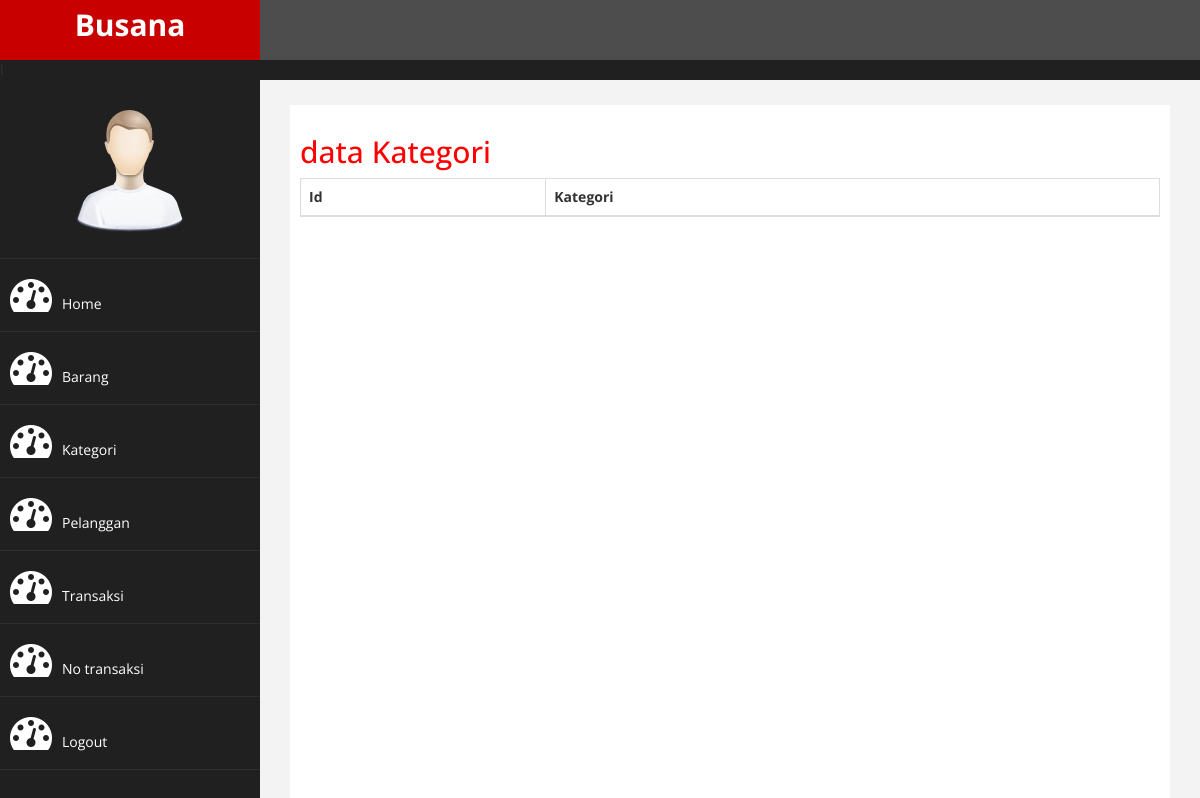
/Interface/index.php?halaman=Kategori, run on an earlier commit of the app's database.
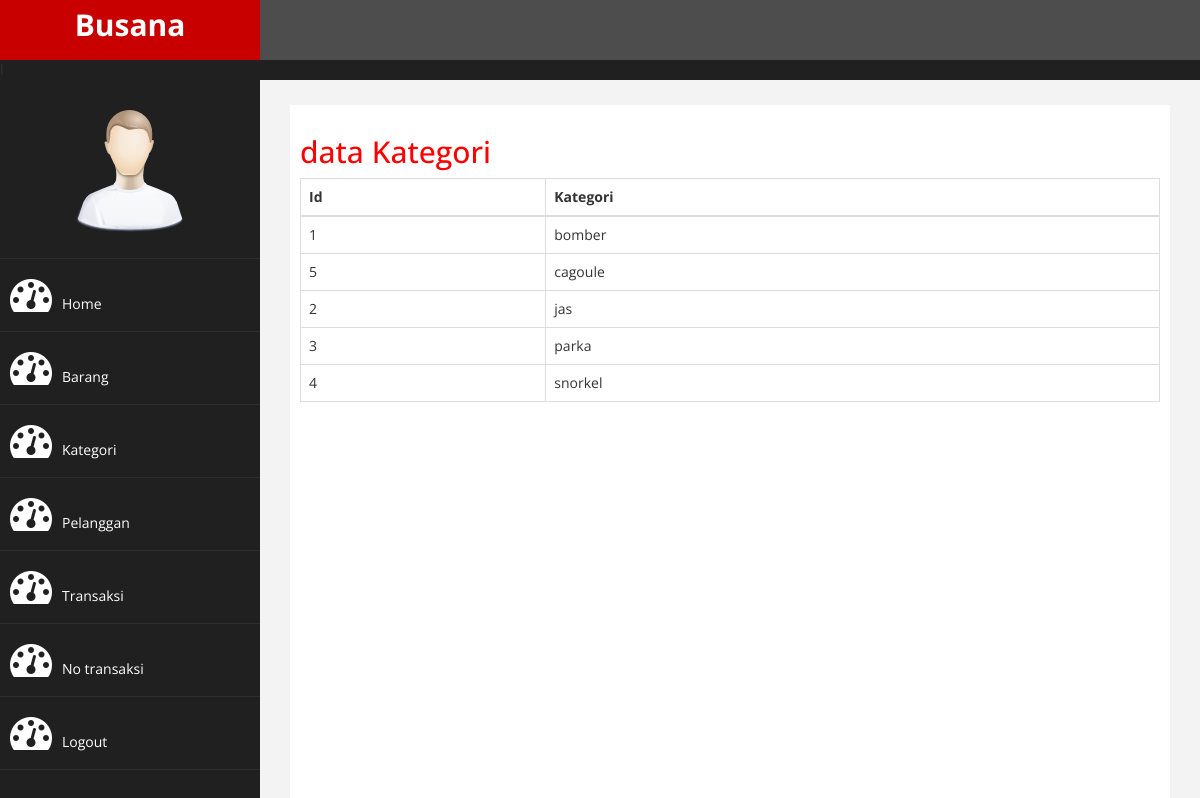
And on a later commit of the database.
### tables this page shows
CREATE TABLE `data_kategori` (
  `Id` int(11) NOT NULL,
  `Kategori` varchar(35) NOT NULL
);

### Interface/data_kategori.php (the view)
<h2> data Kategori </h2>
<table class="table table-bordered">
	<thead>
		<tr>
			<th>Id</th>
			<th>Kategori</th>
		</tr>
	</thead>
	<tbody>
		<?php $ambil=$koneksi->query("SELECT * FROM data_kategori"); ?>
		<?php while($pecah = $ambil->fetch_assoc()){ ?>
		<tr>
			<td><?php echo $pecah['Id']; ?></td>
			<td><?php echo $pecah['Kategori']; ?></td>
		</tr>
		<?php } ?>
	</tbody>
</table>

What changed in the data, as far as the page shows it:
added data_kategori: Id "1", Kategori "bomber"
added data_kategori: Id "5", Kategori "cagoule"
added data_kategori: Id "2", Kategori "jas"
added data_kategori: Id "3", Kategori "parka"
added data_kategori: Id "4", Kategori "snorkel"
